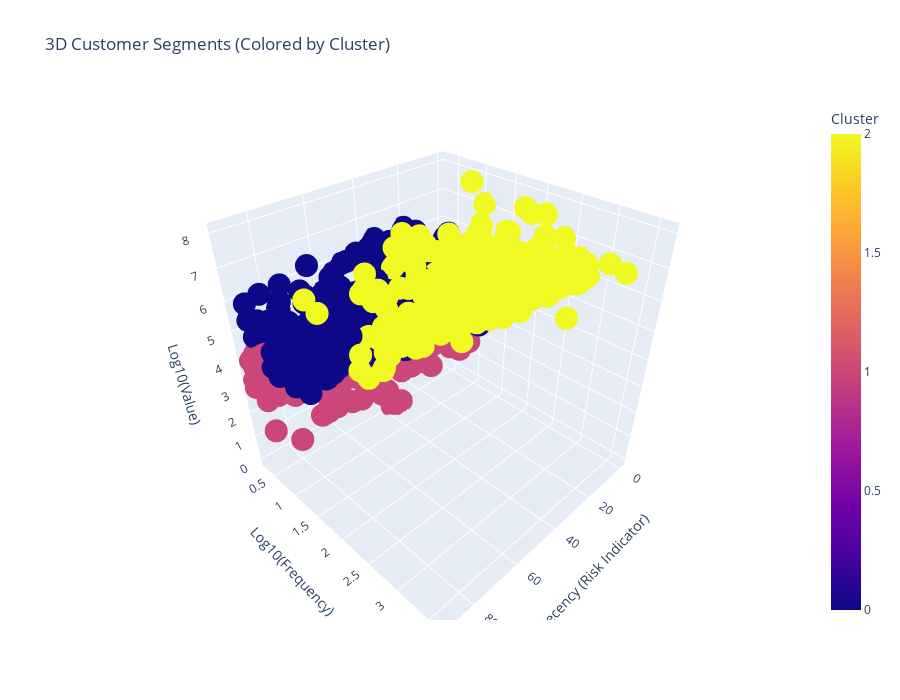

The code cell stored with this chart in its notebook:
### Code cell
# ============================================================================
# SECTION 6: K-MEANS CLUSTERING IMPLEMENTATION (k=3)
# ============================================================================
print("\n" + "="*80)
print("🎯 SECTION 6: K-MEANS CLUSTERING (k=3)")
print("="*80)

print("🔄 Applying K-Means clustering with k=3...")

# Apply K-Means with 3 clusters
kmeans = KMeans(n_clusters=3, random_state=42, n_init=20, max_iter=300)
rfm['cluster'] = kmeans.fit_predict(X_scaled)

print(f"✅ Clustering completed: {len(rfm['cluster'].unique())} clusters created")

# Analyze cluster characteristics
print("\n📊 CLUSTER CHARACTERISTICS ANALYSIS:")
print("-" * 60)

cluster_analysis = []
for cluster_id in sorted(rfm['cluster'].unique()):
    cluster_data = rfm[rfm['cluster'] == cluster_id]
    
    stats = {
        'Cluster': cluster_id,
        'Customers': len(cluster_data),
        'Percentage': f"{len(cluster_data)/len(rfm)*100:.1f}%",
        'Avg_Recency': f"{cluster_data['recency_days'].mean():.1f} days",
        'Avg_Frequency': f"{cluster_data['transaction_frequency'].mean():.1f}",
        'Avg_Monetary': f"${cluster_data['total_monetary_value'].mean():,.0f}",
        'Total_Value': f"${cluster_data['total_monetary_value'].sum():,.0f}"
    }
    cluster_analysis.append(stats)

# Display cluster analysis
cluster_df = pd.DataFrame(cluster_analysis)
print("\n" + cluster_df.to_string(index=False))

# Visualize clusters
print("\n🔄 Creating cluster visualization...")

fig5 = px.scatter_3d(
    rfm, 
    x='recency_days',
    y=np.log10(rfm['transaction_frequency'] + 1),
    z=np.log10(rfm['total_monetary_value'] + 1),
    color='cluster',
    title='3D Customer Segments (Colored by Cluster)',
    labels={
        'x': 'Recency (days)',
        'y': 'Log10(Frequency)',
        'z': 'Log10(Value)',
        'cluster': 'Cluster'
    },
    color_discrete_sequence=['#FF6B6B', '#4ECDC4', '#45B7D1']
)

fig5.update_layout(
    scene=dict(
        xaxis_title='Recency (Risk Indicator)',
        yaxis_title='Log10(Frequency)',
        zaxis_title='Log10(Value)'
    ),
    height=700
)

fig5.show()

print("✅ Cluster visualization created successfully")

### Figure 1 — Plotly figure (JSON) as saved in the notebook; plotly's stock layout.template omitted (floating-point values rounded to 4 significant figures; data arrays with more than 128 entries replaced by an {"elided": "..."} marker saying what was removed)
{"data": [{"hovertemplate": "recency_days=%{x}<br>Log10(Frequency)=%{y}<br>Log10(Value)=%{z}<br>Cluster=%{marker.color}<extra></extra>", "legendgroup": "", "marker": {"color": {"elided": "3742 int values"}, "coloraxis": "coloraxis", "symbol": "circle"}, "mode": "markers", "name": "", "scene": "scene", "showlegend": false, "type": "scatter3d", "x": {"elided": "3742 int values"}, "y": {"elided": "3742 float values"}, "z": {"elided": "3742 float values"}}], "layout": {"coloraxis": {"colorbar": {"title": {"text": "Cluster"}}, "colorscale": [[0, "#0d0887"], [0.1111, "#46039f"], [0.2222, "#7201a8"], [0.3333, "#9c179e"], [0.4444, "#bd3786"], [0.5556, "#d8576b"], [0.6667, "#ed7953"], [0.7778, "#fb9f3a"], [0.8889, "#fdca26"], [1, "#f0f921"]]}, "height": 700, "legend": {"tracegroupgap": 0}, "scene": {"domain": {"x": [0, 1], "y": [0, 1]}, "xaxis": {"title": {"text": "Recency (Risk Indicator)"}}, "yaxis": {"title": {"text": "Log10(Frequency)"}}, "zaxis": {"title": {"text": "Log10(Value)"}}}, "title": {"text": "3D Customer Segments (Colored by Cluster)"}}}
